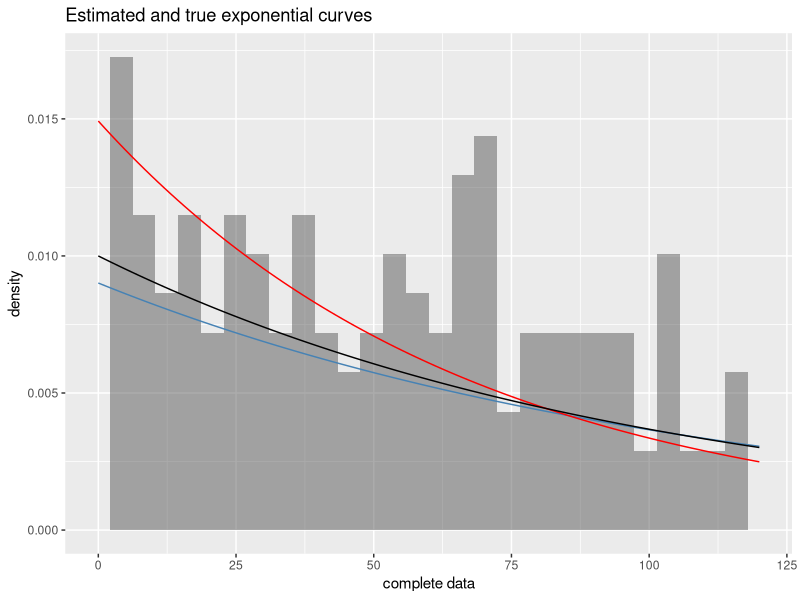

This figure's R source:
library(tidyverse)

#####################
### simulate data ###
#####################
set.seed(5)
N = 250
trueLambda = 0.01
xcomplete = rexp(N, rate = trueLambda) %>% round(digits = 3)
c = 100 # censor time

x = xcomplete
x[x >= 100] = 100

y = x[x < 100]
z = x[x == 100]
xdf = data.frame("obs" = xcomplete)

################################
## E-step and M-step combined ##
################################

lambda = 1
N = length(x)
Nc = length(z)
for (i in 1:100) {
  numerator = N
  denominator = sum(y) + (Nc * (c + 1 / lambda))
  lambda = numerator / denominator
}

lambda #EM

###########################################
### Compare to traditional MLE estimate ###
########################################### 

mle = N / sum(x) # without modeling censoring

######################
#### some visuals ####
######################

xdf %>%
  ggplot(aes(x = obs)) + 
  geom_histogram(bins = 30, aes(y = ..density..), alpha = 0.5) +
  stat_function(fun=dexp, args = list(rate = lambda), color = 'steelblue') +
  xlim(0, 120) +
  stat_function(fun=dexp, args = list(rate = mle), color = 'red') +
  stat_function(fun=dexp, args = list(rate = trueLambda), color = 'black') +
  labs(x = "complete data", title = "Estimated and true exponential curves")

# red: traditional MLE
# blue: our EM approach
# black: true curv from which data are simulated
  

